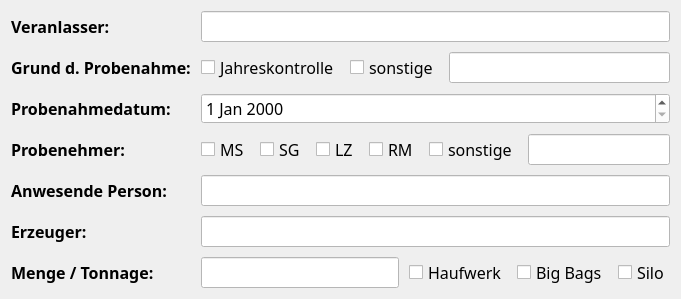
              <widget class="QWidget" name="tab">
               <attribute name="title">
                <string>Allgemeine Angaben</string>
               </attribute>
               <layout class="QVBoxLayout" name="verticalLayout_12">
                <item>
                 <layout class="QFormLayout" name="formLayout_6">
                  <property name="horizontalSpacing">
                   <number>10</number>
                  </property>
                  <property name="verticalSpacing">
                   <number>10</number>
                  </property>
                  <item row="0" column="0">
                   <widget class="QLabel" name="label_46">
                    <property name="font">
                     <font>
                      <family>Californian FB</family>
                      <pointsize>12</pointsize>
                      <weight>75</weight>
                      <bold>true</bold>
                     </font>
                    </property>
                    <property name="text">
                     <string>Veranlasser:</string>
                    </property>
                   </widget>
                  </item>
                  <item row="1" column="0">
                   <widget class="QLabel" name="label_47">
                    <property name="font">
                     <font>
                      <family>Californian FB</family>
                      <pointsize>12</pointsize>
                      <weight>75</weight>
                      <bold>true</bold>
                     </font>
                    </property>
                    <property name="text">
                     <string>Grund d. Probenahme:</string>
                    </property>
                   </widget>
                  </item>
                  <item row="2" column="0">
                   <widget class="QLabel" name="label_48">
                    <property name="font">
                     <font>
                      <family>Californian FB</family>
                      <pointsize>12</pointsize>
                      <weight>75</weight>
                      <bold>true</bold>
                     </font>
                    </property>
                    <property name="text">
                     <string>Probenahmedatum:</string>
                    </property>
                   </widget>
                  </item>
                  <item row="3" column="0">
                   <widget class="QLabel" name="label_49">
                    <property name="font">
                     <font>
                      <family>Californian FB</family>
                      <pointsize>12</pointsize>
                      <weight>75</weight>
                      <bold>true</bold>
                     </font>
                    </property>
                    <property name="text">
                     <string>Probenehmer:</string>
                    </property>
                   </widget>
                  </item>
                  <item row="4" column="0">
                   <widget class="QLabel" name="label_50">
                    <property name="font">
                     <font>
                      <family>Californian FB</family>
                      <pointsize>12</pointsize>
                      <weight>75</weight>
                      <bold>true</bold>
                     </font>
                    </property>
                    <property name="text">
                     <string>Anwesende Person:</string>
                    </property>
                   </widget>
                  </item>
                  <item row="5" column="0">
                   <widget class="QLabel" name="label_51">
                    <property name="font">
                     <font>
                      <family>Californian FB</family>
                      <pointsize>12</pointsize>
                      <weight>75</weight>
                      <bold>true</bold>
                     </font>
                    </property>
                    <property name="text">
                     <string>Erzeuger:</string>
                    </property>
                   </widget>
                  </item>
                  <item row="6" column="0">
                   <widget class="QLabel" name="label_52">
                    <property name="font">
                     <font>
                      <family>Californian FB</family>
                      <pointsize>12</pointsize>
                      <weight>75</weight>
                      <bold>true</bold>
                     </font>
                    </property>
                    <property name="text">
                     <string>Menge / Tonnage:</string>
                    </property>
                   </widget>
                  </item>
                  <item row="0" column="1">
                   <widget class="QLineEdit" name="lineEdit_33">
                    <property name="font">
                     <font>
                      <family>Californian FB</family>
                      <pointsize>12</pointsize>
                     </font>
                    </property>
                    <property name="styleSheet">
                     <string notr="true">background-color: rgb(255, 255, 255);</string>
                    </property>
                   </widget>
                  </item>
                  <item row="2" column="1">
                   <widget class="QDateEdit" name="dateEdit_4">
                    <property name="font">
                     <font>
                      <family>Californian FB</family>
                      <pointsize>12</pointsize>
                     </font>
                    </property>
                    <property name="styleSheet">
                     <string notr="true">background-color: rgb(255, 255, 255);</string>
                    </property>
                   </widget>
                  </item>
                  <item row="4" column="1">
                   <widget class="QLineEdit" name="lineEdit_35">
                    <property name="font">
                     <font>
                      <family>Californian FB</family>
                      <pointsize>12</pointsize>
                     </font>
                    </property>
                    <property name="styleSheet">
                     <string notr="true">background-color: rgb(255, 255, 255);</string>
                    </property>
                   </widget>
                  </item>
                  <item row="1" column="1">
                   <layout class="QHBoxLayout" name="horizontalLayout_12">
                    <item>
                     <widget class="QCheckBox" name="checkBox_14">
                      <property name="font">
                       <font>
                        <family>Californian FB</family>
                        <pointsize>12</pointsize>
                       </font>
                      </property>
                      <property name="text">
                       <string>Jahreskontrolle</string>
                      </property>
                     </widget>
                    </item>
                    <item>
                     <layout class="QHBoxLayout" name="horizontalLayout_13">
                      <item>
                       <widget class="QCheckBox" name="checkBox_15">
                        <property name="font">
                         <font>
                          <family>Californian FB</family>
                          <pointsize>12</pointsize>
                         </font>
                        </property>
                        <property name="text">
                         <string>sonstige</string>
                        </property>
                       </widget>
                      </item>
                      <item>
                       <widget class="QLineEdit" name="lineEdit_34">
                        <property name="font">
                         <font>
                          <family>Californian FB</family>
                          <pointsize>12</pointsize>
                         </font>
                        </property>
                        <property name="styleSheet">
                         <string notr="true">background-color: rgb(255, 255, 255);</string>
                        </property>
                       </widget>
                      </item>
                     </layout>
                    </item>
                   </layout>
                  </item>
                  <item row="5" column="1">
                   <widget class="QLineEdit" name="lineEdit_37">
                    <property name="font">
                     <font>
                      <family>Californian FB</family>
                      <pointsize>12</pointsize>
                     </font>
                    </property>
                    <property name="styleSheet">
                     <string notr="true">background-color: rgb(255, 255, 255);</string>
                    </property>
                   </widget>
                  </item>
                  <item row="6" column="1">
                   <layout class="QHBoxLayout" name="horizontalLayout_16">
                    <item>
                     <widget class="QLineEdit" name="lineEdit_38">
                      <property name="font">
                       <font>
                        <family>Californian FB</family>
                        <pointsize>12</pointsize>
                       </font>
                      </property>
                      <property name="styleSheet">
                       <string notr="true">background-color: rgb(255, 255, 255);</string>
                      </property>
                     </widget>
                    </item>
                    <item>
                     <layout class="QHBoxLayout" name="horizontalLayout_17">
                      <item>
                       <widget class="QCheckBox" name="checkBox_22">
                        <property name="font">
                         <font>
                          <family>Californian FB</family>
                          <pointsize>12</pointsize>
                         </font>
                        </property>
                        <property name="text">
                         <string>Haufwerk</string>
                        </property>
                       </widget>
                      </item>
                      <item>
                       <widget class="QCheckBox" name="checkBox_21">
                        <property name="font">
                         <font>
                          <family>Californian FB</family>
                          <pointsize>12</pointsize>
                         </font>
                        </property>
                        <property name="text">
                         <string>Big Bags</string>
                        </property>
                       </widget>
                      </item>
                      <item>
                       <widget class="QCheckBox" name="checkBox_23">
                        <property name="font">
                         <font>
                          <family>Californian FB</family>
                          <pointsize>12</pointsize>
                         </font>
                        </property>
                        <property name="text">
                         <string>Silo</string>
                        </property>
                       </widget>
                      </item>
                     </layout>
                    </item>
                   </layout>
                  </item>
                  <item row="3" column="1">
                   <layout class="QHBoxLayout" name="horizontalLayout_14">
                    <item>
                     <widget class="QCheckBox" name="checkBox_16">
                      <property name="font">
                       <font>
                        <family>Californian FB</family>
                        <pointsize>12</pointsize>
                       </font>
                      </property>
                      <property name="text">
                       <string>MS</string>
                      </property>
                     </widget>
                    </item>
                    <item>
                     <widget class="QCheckBox" name="checkBox_18">
                      <property name="font">
                       <font>
                        <family>Californian FB</family>
                        <pointsize>12</pointsize>
                       </font>
                      </property>
                      <property name="text">
                       <string>SG</string>
                      </property>
                     </widget>
                    </item>
                    <item>
                     <widget class="QCheckBox" name="checkBox_19">
                      <property name="font">
                       <font>
                        <family>Californian FB</family>
                        <pointsize>12</pointsize>
                       </font>
                      </property>
                      <property name="text">
                       <string>LZ</string>
                      </property>
                     </widget>
                    </item>
                    <item>
                     <widget class="QCheckBox" name="checkBox_20">
                      <property name="font">
                       <font>
                        <family>Californian FB</family>
                        <pointsize>12</pointsize>
                       </font>
                      </property>
                      <property name="text">
                       <string>RM</string>
                      </property>
                     </widget>
                    </item>
                    <item>
                     <layout class="QHBoxLayout" name="horizontalLayout_15">
                      <item>
                       <widget class="QCheckBox" name="checkBox_17">
                        <property name="font">
                         <font>
                          <family>Californian FB</family>
                          <pointsize>12</pointsize>
                         </font>
                        </property>
                        <property name="text">
                         <string>sonstige</string>
                        </property>
                       </widget>
                      </item>
                      <item>
                       <widget class="QLineEdit" name="lineEdit_36">
                        <property name="font">
                         <font>
                          <family>Californian FB</family>
                          <pointsize>12</pointsize>
                         </font>
                        </property>
                        <property name="styleSheet">
                         <string notr="true">background-color: rgb(255, 255, 255);</string>
                        </property>
                       </widget>
                      </item>
                     </layout>
                    </item>
                   </layout>
                  </item>
                 </layout>
                </item>
               </layout>
              </widget>
